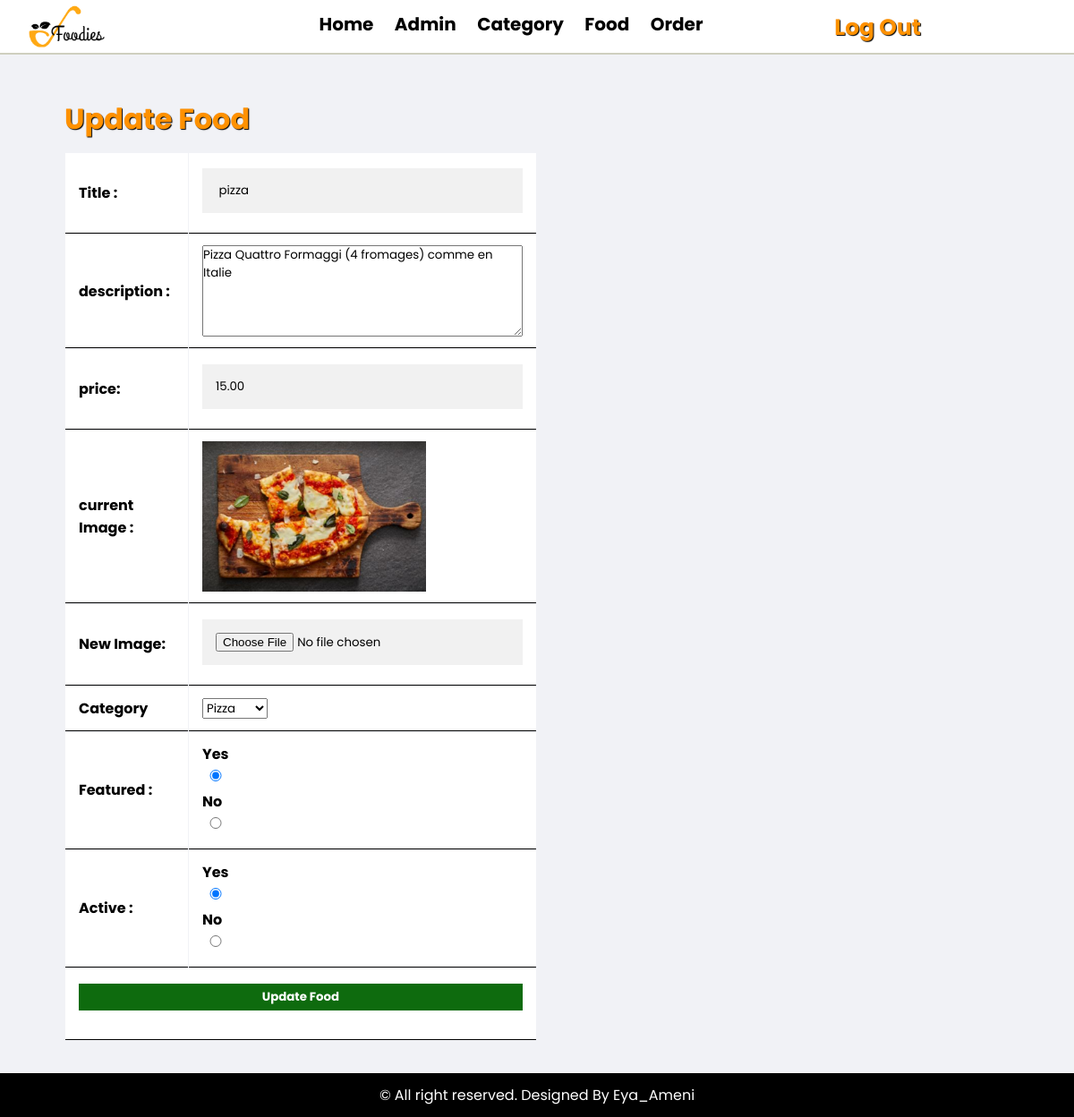
Page /admin/update-food.php?id=24 (signed in) on the committed database.
### tables this page shows
CREATE TABLE IF NOT EXISTS `food` (
  `id` int(10) UNSIGNED NOT NULL AUTO_INCREMENT,
  `title` varchar(100) NOT NULL,
  `description` text NOT NULL,
  `price` decimal(10,2) NOT NULL,
  `image_name` varchar(255) DEFAULT NULL,
  `category_id` int(10) UNSIGNED NOT NULL,
  `featured` varchar(10) NOT NULL,
  `active` varchar(10) NOT NULL,
  PRIMARY KEY (`id`)
);

CREATE TABLE IF NOT EXISTS `category` (
  `id` int(10) UNSIGNED NOT NULL AUTO_INCREMENT,
  `title` varchar(100) NOT NULL,
  `image_name` varchar(255) DEFAULT NULL,
  `featured` varchar(10) NOT NULL,
  `active` varchar(10) NOT NULL,
  PRIMARY KEY (`id`)
);

### admin/update-food.php (the view, shortened to what this page needs)
<?php
include('partie/menu.php');
?>
<?php
if (isset($_GET ['id'])){
	$id =$_GET['id'];
		$sql2= "SELECT * FROM food WHERE id=$id";
		$res2= mysqli_query($conn,$sql2);
		if ($res2==TRUE){
			$count =mysqli_num_rows($res2);
			if ($count==1){
				$rows=mysqli_fetch_assoc($res2);
                  $title = $rows['title'];
                  $description = $rows['description'];
                  $price = $rows['price'];
                  $current_category = $rows['category_id'];
                  $current_image=$rows['image_name'];
                  $featured=$rows['featured'];
                  $active=$rows['active'];
			}
			else{
				$_SESSION['no_category_found']="<div class='error'>	Category not found</div>";
				header("location:".SITEURL.'admin/manage-food.php');
			}
		}
}
else{
	header("location:".SITEURL.'admin/manage-food.php');
}
	?>
<div class="main-content">
	<div class="wrapper">
		<h1 class="title">Update Food</h1>
		<form action="" method="POST" enctype="multipart/form-data">
			<table class="tbl-2">
				<tr>
					<td>Title :</td>
					<td><input type="text" name="title" value="<?php echo $title; ?>" required></td>
				</tr>
                <tr>
					<td>description :</td>
					<td><textarea name="description"  cols="30" rows="5"><?php echo $description ; ?></textarea></td>
				</tr>
                <tr>
					<td>price:</td>
					<td><input type="number" name="price" value="<?php echo $price; ?>"></td>
				</tr>
				<tr>
					<td>current Image :</td>
					<td>
					<?php
					if($current_image!=''){
						?>
						<img src="<?php echo SITEURL;?>img/food/<?php echo $current_image ;?>"width="250px">
						<?php
					}
					else{
						echo "<div class='error'>Image not availeble </div>";
					}
					?>
					</td>
				</tr>
				<tr>
					<td>New Image:</td>
					<td><input type="file" name="image"></td>
				</tr>
                <tr>
                    <td>Category</td>
                    <td>
                     <select name="category" >
                        <?php
                        $sql = "SELECT * FROM category WHERE active='Yes'";
                        $res= mysqli_query($conn,$sql);
                        $count = mysqli_num_rows($res);
                            if ($count>0)
                        {
                            while($rows1=mysqli_fetch_assoc($res))
                            {
                                 $category_id=$rows1['id'];
                                 $category_title=$rows1['title'];
                                 ?>
                                 <option <?php if($current_category==$category_id){echo "selected";} ?> value="<?php echo $category_id;?>"><?php echo $category_title; ?></option>
                            <?php
                            }
                        }
                            else{
                                 ?>
                                    <option value='0'>category not available</option>
                                <?php
                                 }
                        ?>
                     </select>
                    </td>
                </tr>
				<tr>
					<td>Featured :</td>
					<td>
						<div class="inline">
						<p>Yes</p><input <?php if($featured=="Yes"){echo "checked";} ?> type="radio" name="featured" value="Yes">
						<p>No</p><input <?php if($featured=="No"){echo "checked";} ?> type="radio" name="featured" value="No"></div>
					</td>
				</tr>
				<tr>
					<td>Active :</td>
					<td>
						<div class="inline">
						<p>Yes</p><input <?php if($active=="Yes"){echo "checked";} ?> type="radio" name="active" value="Yes">
				<p>No</p><input <?php if($active=="No"){echo "checked";} ?> type="radio" name="active" value="No">
			</div>
					</td>
				</tr>
				<tr>
					<td colspan="2">
                    <input type="submit" name="submit" value="Update Food" class="btn-secondary">
                    </td>
				</tr>
			</table>
		</form>
	</div>
</div>
<?php
include('partie/footer.php');
?>

### admin/admin.css (style rules this page uses)
* { margin: 0; padding: 0; font-family: 'Poppins', sans-serif; box-sizing: border-box; }
.wrapper { padding: 1%; width: 90%; margin : 0 auto; }
.tbl-2 { width: 50%; }
input { padding: 9px; }
table { width:100%; border-collapse:separate; border-spacing:1px; caption-side:bottom; }
td,th { padding:12px 15px; border-bottom: 1px solid black; font-family: 'Poppins', sans-serif; font-weight: bold; }
tr { background:white; }
.btn-secondary { background-color: #0e6b0e; padding: 5px; padding-left: 9px; padding-right: 9px; margin-bottom: 20px; color: white; text-decoration: none; font-weight: bold; }
.main-content { background-color: #f1f2f6; padding: 3% 0; padding-bottom: 2%; }
.title { color: #ff9100; text-shadow: 1px 1px 1px black; margin-bottom: 13px; }
input { width: 100%; padding: 15px; margin: 5px 0 10px 0; display: inline-block; border: none; background: #f1f1f1; color: black; }
.inline { display: inline-block; float: left; }

### rows in the picture
food: title "pizza", description "Pizza Quattro Formaggi (4 fromages) comme en Italie", price "15.00", image_name (picture), category "Pizza", featured "☑", active "☑"
